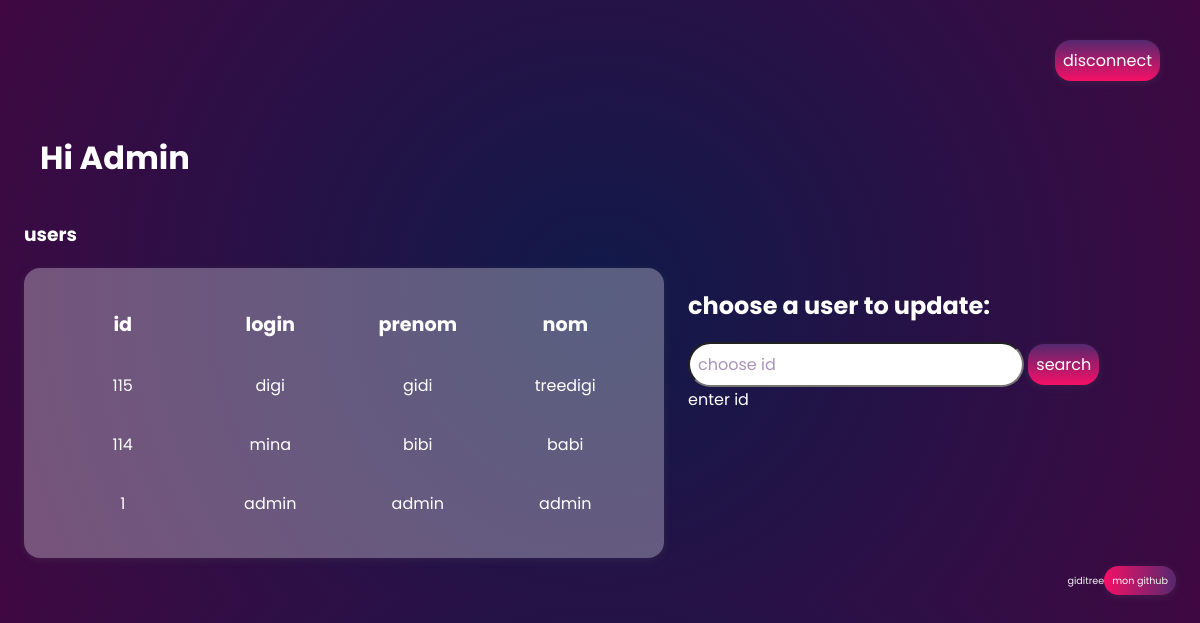
The app's page /admin.php, older data.
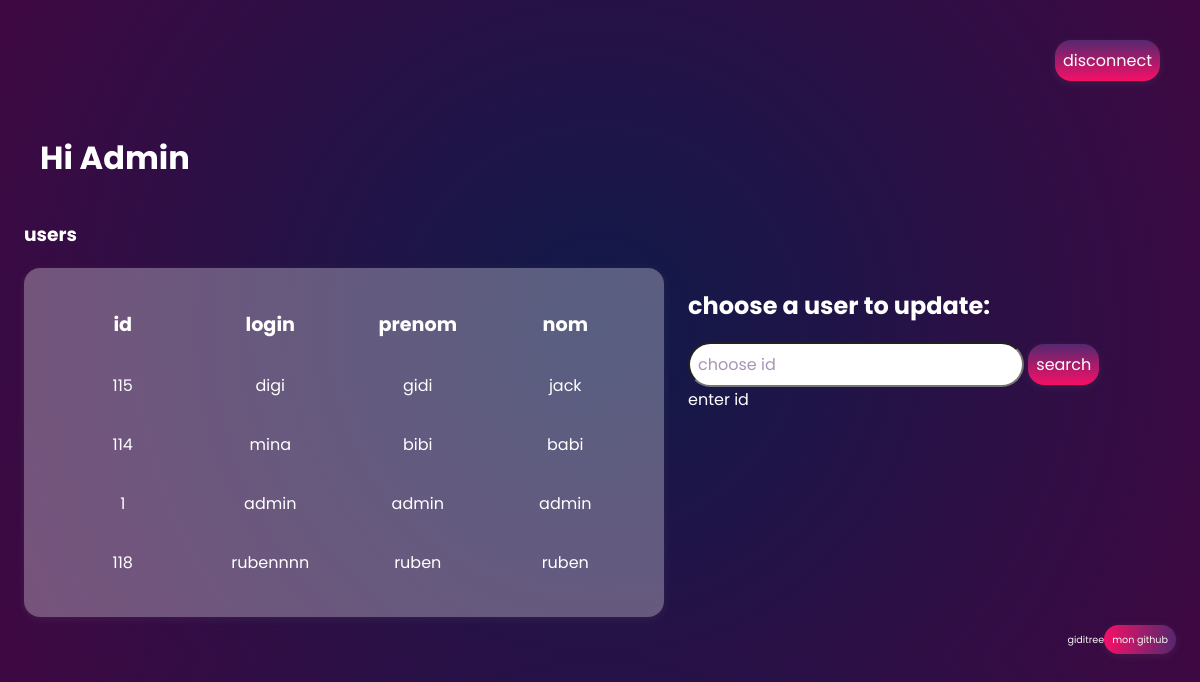
The same page, newer data.
### tables this page shows
CREATE TABLE IF NOT EXISTS `utilisateurs` (
  `id` int(11) NOT NULL AUTO_INCREMENT,
  `login` varchar(255) NOT NULL,
  `prenom` varchar(255) NOT NULL,
  `nom` varchar(255) NOT NULL,
  `password` varchar(255) NOT NULL,
  `status` int(10) NOT NULL DEFAULT '0',
  `statusad` int(10) NOT NULL DEFAULT '0',
  PRIMARY KEY (`id`)
);

### admin.php (the view, shortened to what this page needs)
<!DOCTYPE html>
<html>
<head>
	<link href="modcon.css" rel="stylesheet">
</head>
<body>
<main >
	<header>
		<form action='' method="post">
			<input type="submit" name="disconnect" value="disconnect" class="buttons1">
		</form>
	</header>
	<h1> Hi Admin </h1>
<?php
echo "<h3>users</h3>";
$servername = 'localhost:3306';
$username = 'giditree1';
$password = 'admin.io';
$database = 'carlo-de-grandi-giacomo_moduleconnexion';
$conn = mysqli_connect($servername, $username, $password, $database);
	$quest = " SELECT id,login,prenom,nom FROM utilisateurs ";
	$req = mysqli_query($conn,$quest);
	$res = mysqli_fetch_all($req, MYSQLI_ASSOC);
?>
	<div id="wrappermainadmin">
		<table id="admintable">
			<tr>
<?php
foreach($res[0] as $k => $v){
	echo '<th>'. $k . '</th>';
}
foreach ($res as $k2 => $v2){
	echo '<tr>';
	foreach($v2 as $k3 => $v3){
		echo '<td>'. $v3 .' '. '</td>';
		}
}
?>
</tr>
</table>
	<div id="userupdate">
		<h2>choose a user to update:</h2>
		<form action='' method="post">
			<input type="text" name="idup" placeholder="choose id" >
			<input type="submit" name="search" value="search" class="buttons1">
		</form>
<?php
if(isset($_POST['idup'])&& ($_POST['idup']) != ''){
	if(isset($_POST['search'])){
			foreach ($res as $k2 => $v2){
				foreach($v2 as $k3 => $v3){
					if($_POST['idup'] == $v3 ){
						$tempid = $_POST['idup'];
					}
				}
			}
			if( $tempid = $_POST['idup']){
				echo '<div id="changedetails">';
				echo '<br><form action="" method="post" >
							<input type="text" name="login2" placeholder="new login" ><br>
							<input type="text" name="prenom2" placeholder="new prenom"><br>
							<input type="text" name="nom2" placeholder="new nom"><br>
							<input type="text" name="confirmid" placeholder="confirm id">
							<br>
							<input type="submit" name="submit2" value="send" class="buttons1">
						</form>';
				echo '</div>';
			}
			$quest = "SELECT * FROM utilisateurs WHERE id = $tempid ";
			$req = mysqli_query($conn,$quest);
			$res = mysqli_fetch_all($req, MYSQLI_ASSOC);
			echo '<table id="minitableadmin">';
			foreach($res[0] as $k => $v){
				echo '<th>'. $k .'</th>';
					}
			foreach($res as $b => $a){
					echo '<tr>';
				foreach($a as $r => $s){
					echo '<td>'. $s .' '. '</td>';
				}
			}
	}
} else { echo 'enter id'; }
?>
		</div>
	</div>
	<footer>
			<p>giditree<p>
				<a href="https://github.com/Giacomo-DeGrandi">mon github</a>
		</footer>
</main>
</body>
</html>

### modcon.css (style rules this page uses)
body { font-family: 'Poppins', sans-serif; background: rgb(16,26,74); background: radial-gradient(circle, rgba(16,26,74,1) 0%, rgba(63,8,66,1) 100%); color: white; }
a { text-decoration: none; color: #F7F7F2; background: linear-gradient(90deg, #F61067 0%, #55286F 100%); padding: 1vh; border-radius: 2vh; box-shadow: rgba(99, 99, 99, 0.2) 0px 2px 8px 0px; }
#wrappermainadmin { display: flex; }
#admintable { width: 80vh; align-items: center; padding: 3vh; background-color: rgba(255, 255, 255, 0.3); }
#userupdate { margin-left: 3vh; }
table { table-layout: fixed; border-radius: 2vh; box-shadow: rgba(99, 99, 99, 0.2) 0px 2px 8px 0px; }
table th { font-size: 1.2em; padding: 2vh; }
table td { padding: 2vh; border-radius: 2vh; text-align: center; }
h1 { padding: 2vh; }
input::placeholder { color: #55286F; opacity: 0.5; }
form input { font-family: 'Poppins', sans-serif; padding: 1vh; border-radius: 4vh; font-size: 1em; }
main { padding: 2vh; }
.buttons1 { background: linear-gradient(0deg, #F61067 0%, #55286F 100%); border-radius: 2vh; border: 0px; box-shadow: rgba(99, 99, 99, 0.2) 0px 2px 8px 0px; color: white; }
header { padding: 2vh; color: #210B2C ; display: flex; justify-content: flex-end; }
footer { margin-top: 4vh; font-size: 0.6em; float: right; height: 3vh; display: flex; align-items: flex-end; height: 1vh; color: whitesmoke; }

Row changes from the older to the newer data that the page shows:
added utilisateurs: id "118", login "rubennnn", prenom "ruben", nom "ruben"
Text that changed along with them:
new list line: "jack"
list line gone: "treedigi"
